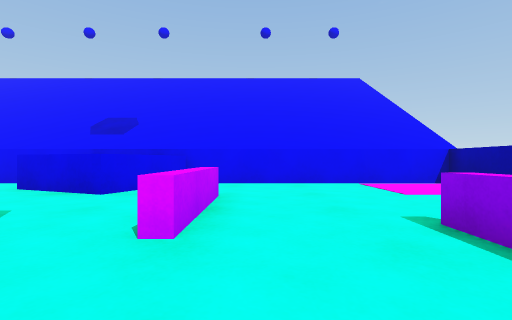
[1] (above)

16 first-person views from a walk through a Unity game level. The camera is 0.55 m above the floor, looks level and sees 85° across. The floor is counted in squares, 1 m on a side. Each view is taken from the middle of a square. On the plan, view 1 faces up. The plan holds only what a view shows up to about 9 squares ahead; the rest is blank. The place goes on beyond the plan. The player is left out.

[2]
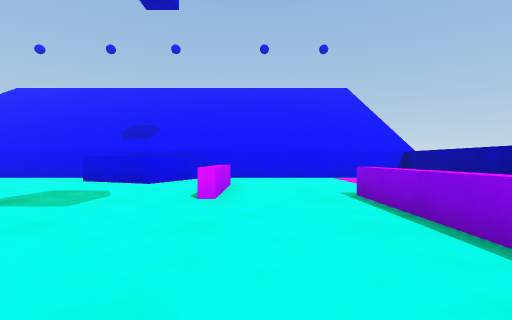

[3]
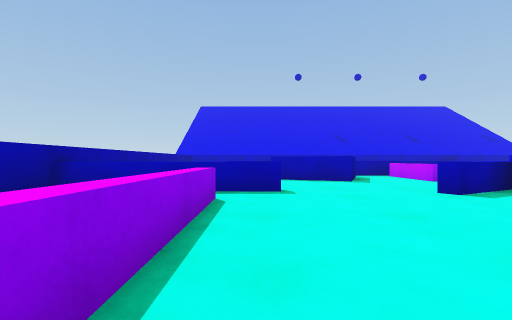

[4]
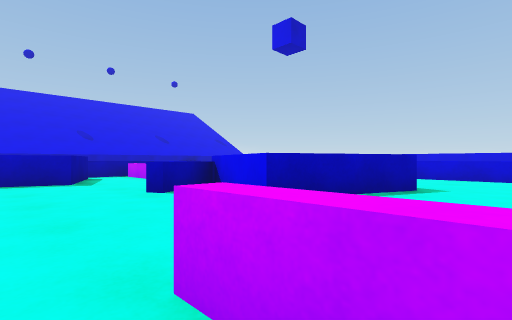

[5]
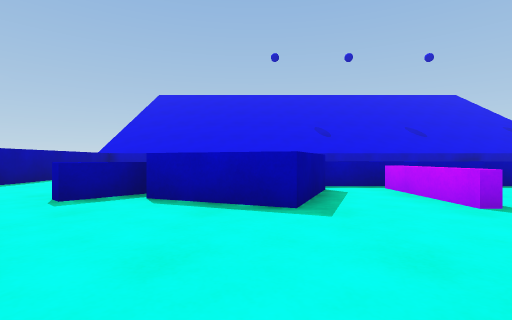

[6]
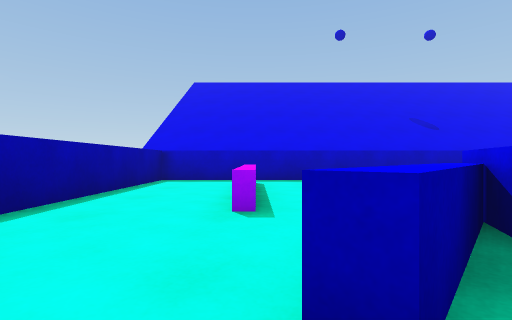

[7]
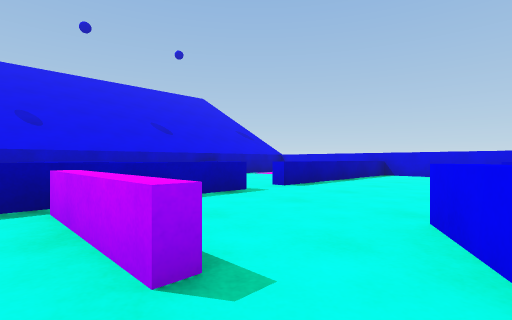

[8]
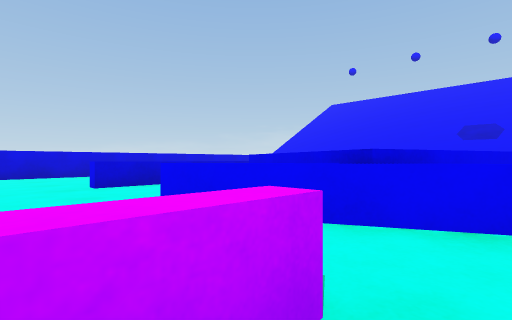

[9]
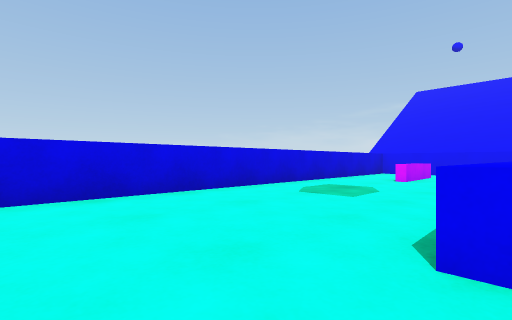

[10]
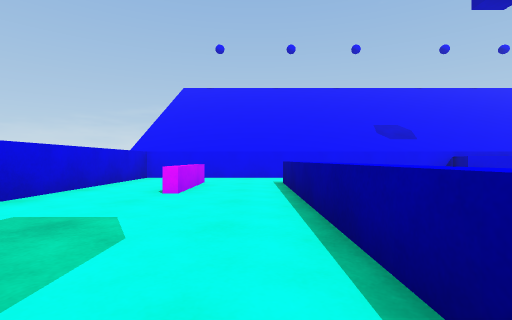

[11]
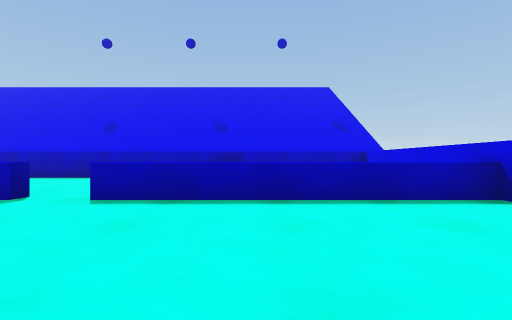

[12]
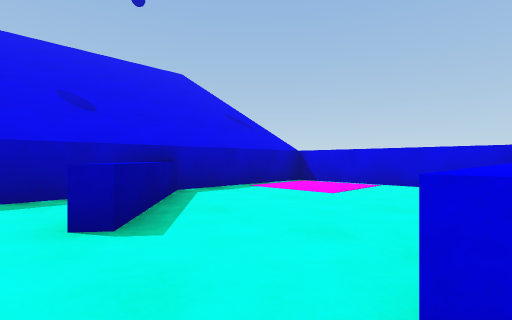

[13]
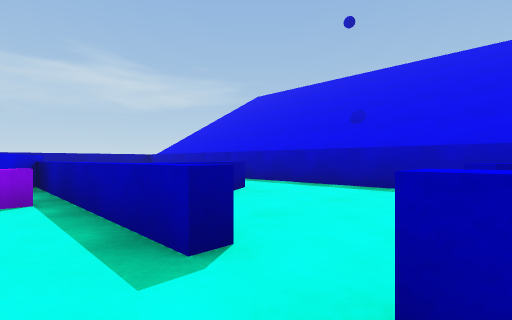

[14]
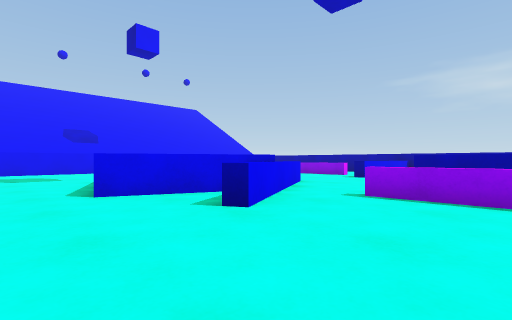

[15]
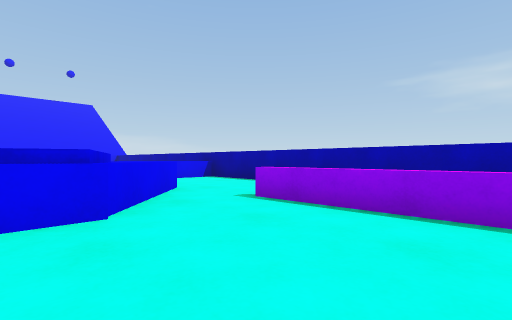

[16]
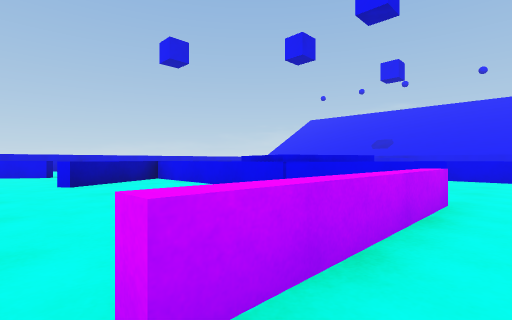

### Floor plan
Key: @ floor where view 1 was taken; # wall or solid block; x gap in a wall; . floor; = window, fence, low wall or low ledge; ^ raised ledge; B blue block.
Columns run from 14 left of view 1 to 5 right of it. Each row starts with its distance up from view 1.
  7 ####################
  6 #..... ...B B......#
  5 #..... ...BBB..... #
  4 #....^ ......=.... #
  3 #....^.......=...  #
  2 #....^.......=..^
  1 #....^..^^^.....^
  0 #....^..^  ^..@.^
 -1 #....^..^ ^.=...^  #
 -2 #....^..^^^^=..^^^^#
 -3 #....^..x^^........#
 -4 #.......=.=..B.....#
 -5 #.........=.BBB^=..#
 -6  .........=.B B^...#
 -7  ^^^^^^.^^^^^B#.=..#
 -8 #........^=.....=..#
 -9 #.....=...^.....=..#
-10 #....=^...=.....=..#
-11 #....^.............#
-12 ####################

Where each view was taken, in squares from view 1:
view 1: 0 up, 0 right, facing up
view 2: 2 down, 0 right, facing up
view 3: 3 up, 1 right, facing down
view 4: 3 up, 0 right, facing down-left
view 5: 1 down, 1 left, facing down
view 6: 4 down, 2 right, facing down
view 7: 3 down, 3 left, facing down-left
view 8: 5 down, 3 left, facing up-left
view 9: 5 down, 9 left, facing up-left
view 10: 2 down, 10 left, facing up
view 11: 3 down, 10 left, facing down
view 12: 7 down, 7 left, facing down-left
view 13: 6 down, 8 left, facing down-right
view 14: 6 down, 8 left, facing up-right
view 15: 10 down, 1 left, facing up-right
view 16: 11 down, 3 right, facing up-left
